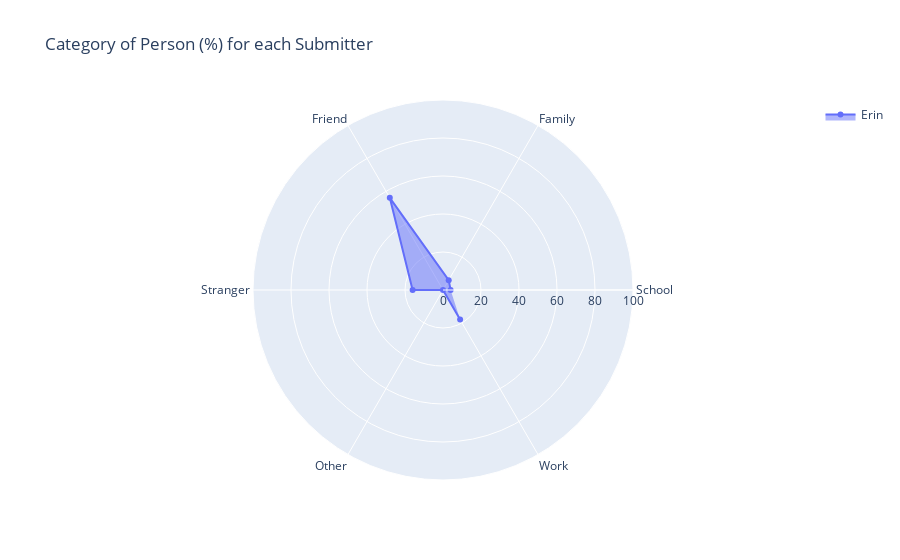

Notebook code cell kept with this figure:
### Markdown cell above
### Findings:

### Code cell
createSpiderPlot(erin_df)

### Figure 1 — Plotly figure (JSON) as saved in the notebook; plotly's stock layout.template omitted (floating-point values rounded to 4 significant figures)
{"data": [{"fill": "toself", "name": "Erin", "r": [4, 6, 56.0, 16, 0, 18], "theta": ["School", "Family", "Friend", "Stranger", "Other", "Work"], "type": "scatterpolar"}], "layout": {"polar": {"radialaxis": {"range": [0, 100], "visible": true}}, "showlegend": true, "title": {"text": "Category of Person (%) for each Submitter"}}}
